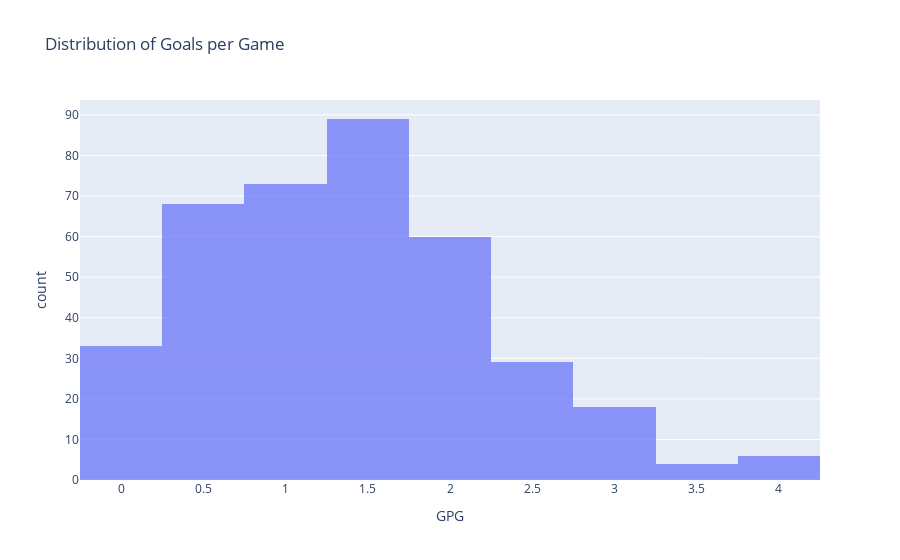

The notebook cell this image was saved under:
### Markdown cell above
Now, let's plot the distribution of the GPG variable using a histogram.

### Code cell
import plotly.express as px

fig = px.histogram(df, x='GPG', nbins=20, opacity=0.7, title='Distribution of Goals per Game')
fig.show()

### Figure 1 — Plotly figure (JSON) as saved in the notebook; plotly's stock layout.template omitted (floating-point values rounded to 4 significant figures; data arrays with more than 128 entries replaced by an {"elided": "..."} marker saying what was removed)
{"data": [{"bingroup": "x", "hovertemplate": "GPG=%{x}<br>count=%{y}<extra></extra>", "legendgroup": "", "marker": {"color": "#636efa", "opacity": 0.7, "pattern": {"shape": ""}}, "name": "", "nbinsx": 20, "orientation": "v", "showlegend": false, "type": "histogram", "x": {"elided": "380 float values"}, "xaxis": "x", "yaxis": "y"}], "layout": {"barmode": "relative", "legend": {"tracegroupgap": 0}, "title": {"text": "Distribution of Goals per Game"}, "xaxis": {"anchor": "y", "domain": [0, 1], "title": {"text": "GPG"}}, "yaxis": {"anchor": "x", "domain": [0, 1], "title": {"text": "count"}}}}
